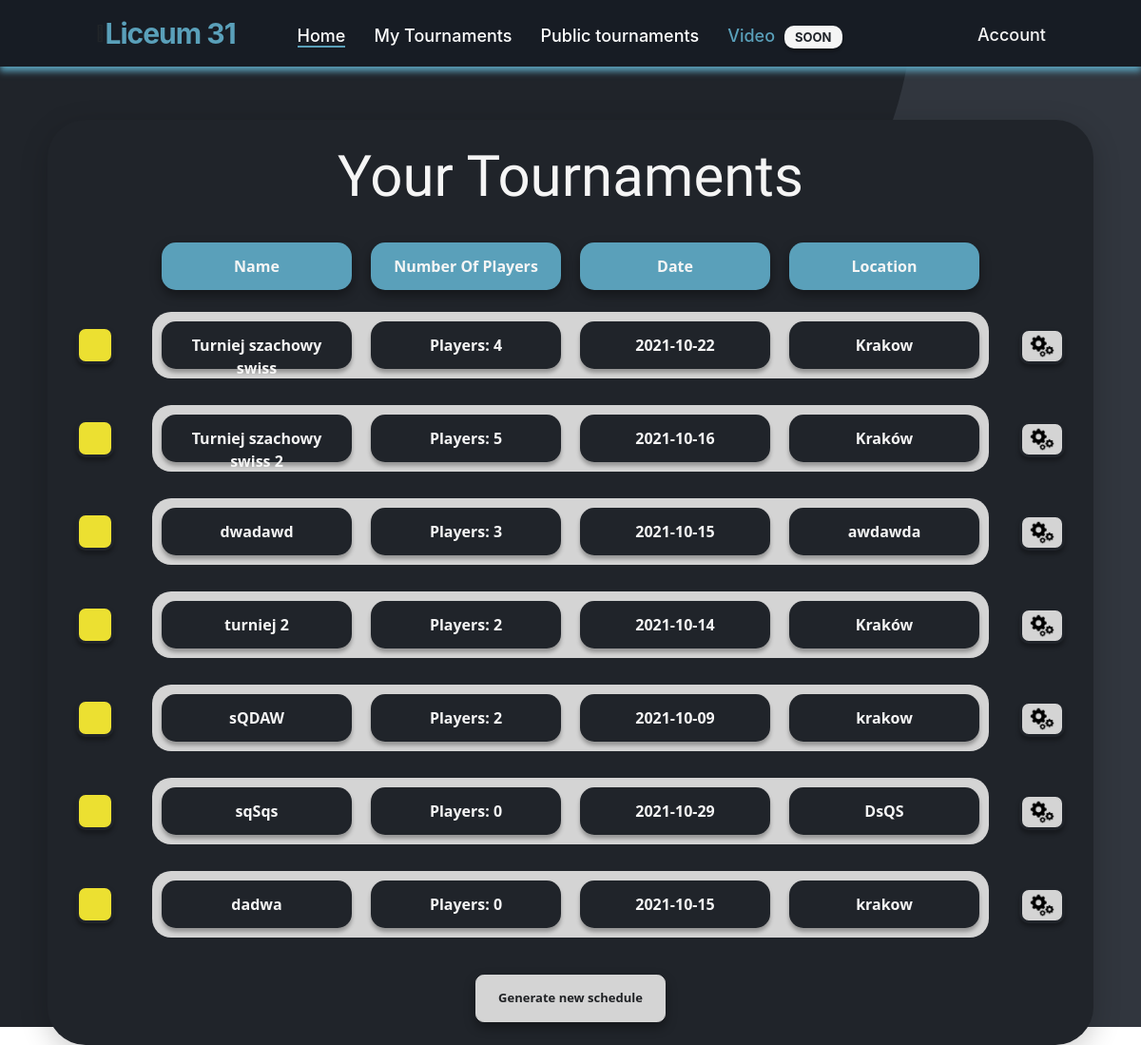
Page /tournaments (signed in) on the committed database.
### website/models.py (models this page shows)
class Tournament(db.Model):
    id = db.Column(db.Integer,primary_key=True)
    user_id = db.Column(db.Integer,db.ForeignKey('user.id'))
    name = db.Column(db.String(150))
    date = db.Column(db.Date)
    location = db.Column(db.String(150))
    discipline = db.Column(db.String(150))
    type = db.Column(db.String(150))
    status = db.Column(db.String(150), default="upcoming")
    is_public = db.Column(db.Boolean(),default=False)
    current_round_number = db.Column(db.Integer(),default=0)
    max_rounds = db.Column(db.Integer())
    edited_dual_id = db.Column(db.Integer())
    rounds = db.relationship('Round')
    duals = db.relationship('Dual')
    opponents = db.relationship('Opponent')
    standings = db.relationship('Standing')

### website/views.py (the view)
@views.route('/tournaments', methods=['GET', 'POST'])
def tournaments():
    if current_user.is_authenticated:
        return render_template("tournaments.html", user=current_user)
    else:
        return render_template("login.html", user=current_user)

### website/__init__.py (called while the page is built)
def create_app():
    app = Flask(__name__)
    app.config['SECRET_KEY'] = 'kjabwdlajbal'
    app.config['SQLALCHEMY_DATABASE_URI'] = f'sqlite:///{DB_NAME}'
    app.config['SQLALCHEMY_TRACK_MODIFICATIONS'] = False
    db.init_app(app)  # inicjowanie bazy danych dla aplikacji
    from .views import views
    from .auth import auth
    app.register_blueprint(views, url_prefix='/')
    app.register_blueprint(auth, url_prefix='/')
    from .models import User
    create_datebase(app)
    login_manager = LoginManager()
    login_manager.login_view = 'auth.login'
    login_manager.init_app(app)
    @login_manager.user_loader
    def load_user(id):
        return User.query.get(int(id))
    return app

### website/templates/tournaments.html (shortened to what this page needs)
{% extends "base.html" %} {% block title %}Your Tournaments{% endblock %} {% block content %}
<section class="tournaments_box_container container_tournaments">
    <br />
    <h3 align="center">Your Tournaments</h3>
    {% if user.tournaments|length > 0 %}
    <table style="margin: auto">
        <tbody style="display: flex; margin-top: 15px">
            <tr class="btn-danger_nav_list_group_tournaments">
                <div align="center ">
                    <td>Name</td>
                </div>
            </tr>
            <tr class="btn-danger_nav_list_group_tournaments">
                <div align="center ">
                    <td>Number Of Players</td>
                </div>
            </tr>
            <tr class="btn-danger_nav_list_group_tournaments">
                <div align="center ">
                    <td>Date</td>
                </div>
            </tr>
            <tr class="btn-danger_nav_list_group_tournaments">
                <div align="center ">
                    <td>Location</td>
                </div>
            </tr>
        </tbody>
        {% for tournament in user.tournaments %}
        <table style="margin: auto">
            <tbody class="btn_tournaments_list" onClick="showTournament({{tournament.id}}) " style="display: flex; margin-bottom: 15px">
                <button title="Tournament Settings" style="float: right; margin-top: 30px; margin-bottom: -55px;" id="myBtnSettings-{{loop.index}}" class="icon_settings">
          <img src="../static/pngegg.png" width="30" height="30" />
        </button>  {% if tournament.status == "upcoming" %}<button style="margin-left: 30px; margin-right: -70px;" class="btn_activity up-comming">
        </button>{% endif %}
                <tr class="btn-danger_nav_list_group_tournaments_name" align="center ">
                    <td>{{tournament.name}}</td>
                </tr>
                <tr class="btn-danger_nav_list_group_tournaments_name" align="center ">
                    <td>Players: {{tournament.opponents|length}}</td>
                </tr>
                <tr class="btn-danger_nav_list_group_tournaments_name" align="center ">
                    <td>{{tournament.date}}</td>
                </tr>
                <tr class="btn-danger_nav_list_group_tournaments_name" align="center ">
                    <td>{{tournament.location}}</td>
                </tr>
            </tbody>
        </table>
        {% endfor %}
        <br />
    </table>
    {% else %}
    <h5 style="color: white;" align="center">Eventually your have no active tournaments.</h5>
    {% endif %}
    <div align="center ">
        <a href="/new-tournament ">
            <button id="btn" type="button " class="btn-danger_nav_tournaments">
        Generate new schedule
      </button>
        </a>
    </div>
    <br />
</section>
{% endblock %}

### website/static/style.css (style rules this page uses)
html { scroll-behavior: smooth; }
body { background-image: url("../static/bgp.png"); scroll-behavior: smooth; overflow: overlay; background-repeat: no-repeat; background-attachment: fixed; }
a { color: #fff; font-size: 18px; font-weight: 500; text-decoration: none; }
.btn_activity { float: left; margin-top: 28px; margin-bottom: -55px; width: 40px; height: 40px; box-shadow: 0 0.25em 0.25em rgb(0 0 0 / 30%); transition: all 0.3s ease-out; border: 3px solid #20242a; border-radius: 10px; background-color: #3BA55D; pointer-events: none; cursor: default; }
.up-comming { background-color: #ece031; }
.icon_settings { border-radius: 10px; background-color: rgb(212, 212, 212); box-shadow: 0 0.25em 0.25em rgb(0 0 0 / 30%); transition: all 0.3s ease-out; border: 3px solid #20242a; margin-left: 270px; margin-right: 30px; }
h3 { color: whitesmoke; font-family: "Stick No Bills", sans-serif; font-size: 60px; }
.tournaments_box_container { background-color: #20242a; height: 300px; width: 700px; box-shadow: 0 8px 30px 0 rgba(0, 0, 0, 0.2); border-radius: 40px; }
.container_tournaments { width: 1100px; height: auto; margin: 0 auto; margin-top: 5%; }
.btn-danger_nav_list_group_tournaments { background-color: #5aa0ba; border: 0; width: 200px; height: 50px; border-radius: 15px; outline: none; box-shadow: 0px 5px 12px rgba(0, 0, 0, 0.4); transition: 0.5s; backface-visibility: hidden; margin: 10px; text-align: -webkit-center; }
.btn-danger_nav_list_group_tournaments td { color: whitesmoke; font-family: "Segoe UI", Tahoma, Geneva, Verdana, sans-serif; font-weight: bold; padding: 13px; text-align: center; }
.btn-danger_nav_list_group_tournaments_name { background-color: #20242a; border: 0; width: 200px; height: 50px; border-radius: 15px; outline: none; box-shadow: 0 0.25em 0.25em rgb(0 0 0 / 30%); transition: 0.5s; backface-visibility: hidden; margin: 10px; text-align: -webkit-center; }
.btn-danger_nav_list_group_tournaments_name td { color: whitesmoke; font-family: "Segoe UI", Tahoma, Geneva, Verdana, sans-serif; font-weight: bold; padding: 13px; text-align: center; }
.btn_tournaments_list { background-color: rgb(212, 212, 212); border: 0; border-radius: 20px; cursor: pointer; transition: all 0.3s ease-out; }
.btn-danger_nav_tournaments { background-color: rgb(212, 212, 212); border: 0; width: 200px; height: 50px; border-radius: 0.55rem; font-family: "Segoe UI", Tahoma, Geneva, Verdana, sans-serif; color: #202225; font-size: 13px; font-weight: bold; outline: none; box-shadow: 0px 5px 12px rgba(0, 0, 0, 0.4); transition: 0.5s; backface-visibility: hidden; border: 1px solid rgb(212, 212, 212); }

### rows in the picture
Tournament: status "upcoming" (drawn), name "Turniej szachowy swiss", opponents|length "4", date "2021-10-22", location "Krakow"
Tournament: status "upcoming" (drawn), name "Turniej szachowy swiss 2", opponents|length "5", date "2021-10-16", location "Kraków"
Tournament: status "upcoming" (drawn), name "dwadawd", opponents|length "3", date "2021-10-15", location "awdawda"
Tournament: status "upcoming" (drawn), name "turniej 2", opponents|length "2", date "2021-10-14", location "Kraków"
Tournament: status "upcoming" (drawn), name "sQDAW", opponents|length "2", date "2021-10-09", location "krakow"
Tournament: status "upcoming" (drawn), name "sqSqs", opponents|length "0", date "2021-10-29", location "DsQS"
Tournament: status "upcoming" (drawn), name "dadwa", opponents|length "0", date "2021-10-15", location "krakow"
